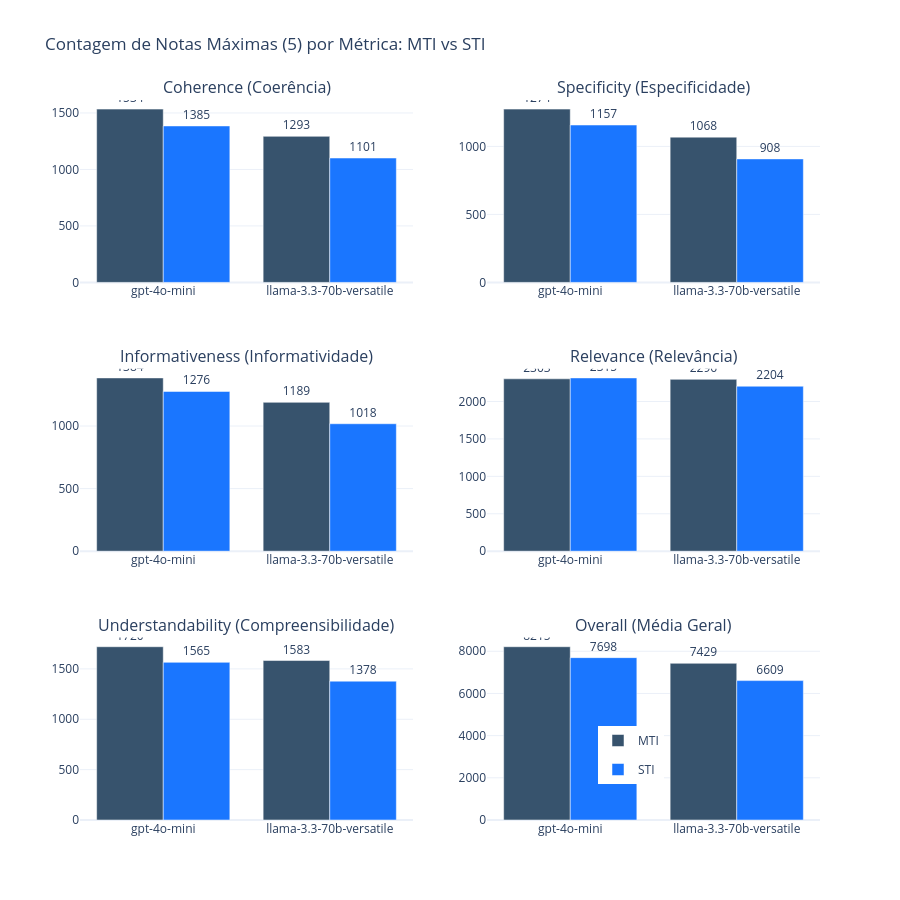

This figure's notebook cell:
### Markdown cell above
## 6. Contagem de Notas Máximas (Score = 5)

### Code cell
# Gráfico de barras empilhadas - Contagem de notas 5 por métrica
fig = make_subplots(
    rows=3, cols=2,
    subplot_titles=[METRIC_LABELS[m] for m in METRICS] + ["Overall (Média Geral)"],
    vertical_spacing=0.12,
    horizontal_spacing=0.1
)

row_col_map = [(1,1), (1,2), (2,1), (2,2), (3,1), (3,2)]
metrics_to_plot = METRICS + ["Overall (Média Geral)"]

for idx, metric in enumerate(metrics_to_plot):
    row, col = row_col_map[idx]
    
    df_metric = df[df["metric"] == metric]
    
    # MTI primeiro
    df_mti = df_metric[df_metric["approach"] == "MTI"]
    fig.add_trace(
        go.Bar(
            name="MTI" if idx == 0 else None,
            x=df_mti["model"],
            y=df_mti["count_max_score"],
            marker_color='rgb(55, 83, 109)',
            showlegend=(idx == 0),
            legendgroup="MTI",
            text=df_mti["count_max_score"],
            textposition='outside'
        ),
        row=row, col=col
    )
    
    # STI depois
    df_sti = df_metric[df_metric["approach"] == "STI"]
    fig.add_trace(
        go.Bar(
            name="STI" if idx == 0 else None,
            x=df_sti["model"],
            y=df_sti["count_max_score"],
            marker_color='rgb(26, 118, 255)',
            showlegend=(idx == 0),
            legendgroup="STI",
            text=df_sti["count_max_score"],
            textposition='outside'
        ),
        row=row, col=col
    )

fig.update_layout(
    title_text="Contagem de Notas Máximas (5) por Métrica: MTI vs STI",
    height=900,
    barmode='group',
    template="plotly_white",
    legend=dict(x=0.7, y=0.05)
)

fig.show()

### Figure 1 — Plotly figure (JSON) as saved in the notebook; plotly's stock layout.template omitted (floating-point values rounded to 4 significant figures)
{"data": [{"legendgroup": "MTI", "marker": {"color": "rgb(55, 83, 109)"}, "name": "MTI", "showlegend": true, "text": [1534.0, 1293.0], "textposition": "outside", "type": "bar", "x": ["gpt-4o-mini", "llama-3.3-70b-versatile"], "xaxis": "x", "y": [1534, 1293], "yaxis": "y"}, {"legendgroup": "STI", "marker": {"color": "rgb(26, 118, 255)"}, "name": "STI", "showlegend": true, "text": [1385.0, 1101.0], "textposition": "outside", "type": "bar", "x": ["gpt-4o-mini", "llama-3.3-70b-versatile"], "xaxis": "x", "y": [1385, 1101], "yaxis": "y"}, {"legendgroup": "MTI", "marker": {"color": "rgb(55, 83, 109)"}, "showlegend": false, "text": [1274.0, 1068.0], "textposition": "outside", "type": "bar", "x": ["gpt-4o-mini", "llama-3.3-70b-versatile"], "xaxis": "x2", "y": [1274, 1068], "yaxis": "y2"}, {"legendgroup": "STI", "marker": {"color": "rgb(26, 118, 255)"}, "showlegend": false, "text": [1157.0, 908.0], "textposition": "outside", "type": "bar", "x": ["gpt-4o-mini", "llama-3.3-70b-versatile"], "xaxis": "x2", "y": [1157, 908], "yaxis": "y2"}, {"legendgroup": "MTI", "marker": {"color": "rgb(55, 83, 109)"}, "showlegend": false, "text": [1384.0, 1189.0], "textposition": "outside", "type": "bar", "x": ["gpt-4o-mini", "llama-3.3-70b-versatile"], "xaxis": "x3", "y": [1384, 1189], "yaxis": "y3"}, {"legendgroup": "STI", "marker": {"color": "rgb(26, 118, 255)"}, "showlegend": false, "text": [1276.0, 1018.0], "textposition": "outside", "type": "bar", "x": ["gpt-4o-mini", "llama-3.3-70b-versatile"], "xaxis": "x3", "y": [1276, 1018], "yaxis": "y3"}, {"legendgroup": "MTI", "marker": {"color": "rgb(55, 83, 109)"}, "showlegend": false, "text": [2303.0, 2296.0], "textposition": "outside", "type": "bar", "x": ["gpt-4o-mini", "llama-3.3-70b-versatile"], "xaxis": "x4", "y": [2303, 2296], "yaxis": "y4"}, {"legendgroup": "STI", "marker": {"color": "rgb(26, 118, 255)"}, "showlegend": false, "text": [2315.0, 2204.0], "textposition": "outside", "type": "bar", "x": ["gpt-4o-mini", "llama-3.3-70b-versatile"], "xaxis": "x4", "y": [2315, 2204], "yaxis": "y4"}, {"legendgroup": "MTI", "marker": {"color": "rgb(55, 83, 109)"}, "showlegend": false, "text": [1720.0, 1583.0], "textposition": "outside", "type": "bar", "x": ["gpt-4o-mini", "llama-3.3-70b-versatile"], "xaxis": "x5", "y": [1720, 1583], "yaxis": "y5"}, {"legendgroup": "STI", "marker": {"color": "rgb(26, 118, 255)"}, "showlegend": false, "text": [1565.0, 1378.0], "textposition": "outside", "type": "bar", "x": ["gpt-4o-mini", "llama-3.3-70b-versatile"], "xaxis": "x5", "y": [1565, 1378], "yaxis": "y5"}, {"legendgroup": "MTI", "marker": {"color": "rgb(55, 83, 109)"}, "showlegend": false, "text": [8215.0, 7429.0], "textposition": "outside", "type": "bar", "x": ["gpt-4o-mini", "llama-3.3-70b-versatile"], "xaxis": "x6", "y": [8215, 7429], "yaxis": "y6"}, {"legendgroup": "STI", "marker": {"color": "rgb(26, 118, 255)"}, "showlegend": false, "text": [7698.0, 6609.0], "textposition": "outside", "type": "bar", "x": ["gpt-4o-mini", "llama-3.3-70b-versatile"], "xaxis": "x6", "y": [7698, 6609], "yaxis": "y6"}], "layout": {"annotations": [{"font": {"size": 16}, "showarrow": false, "text": "Coherence\n(Coerência)", "x": 0.225, "xanchor": "center", "xref": "paper", "y": 1, "yanchor": "bottom", "yref": "paper"}, {"font": {"size": 16}, "showarrow": false, "text": "Specificity\n(Especificidade)", "x": 0.775, "xanchor": "center", "xref": "paper", "y": 1, "yanchor": "bottom", "yref": "paper"}, {"font": {"size": 16}, "showarrow": false, "text": "Informativeness\n(Informatividade)", "x": 0.225, "xanchor": "center", "xref": "paper", "y": 0.6267, "yanchor": "bottom", "yref": "paper"}, {"font": {"size": 16}, "showarrow": false, "text": "Relevance\n(Relevância)", "x": 0.775, "xanchor": "center", "xref": "paper", "y": 0.6267, "yanchor": "bottom", "yref": "paper"}, {"font": {"size": 16}, "showarrow": false, "text": "Understandability\n(Compreensibilidade)", "x": 0.225, "xanchor": "center", "xref": "paper", "y": 0.2533, "yanchor": "bottom", "yref": "paper"}, {"font": {"size": 16}, "showarrow": false, "text": "Overall (Média Geral)", "x": 0.775, "xanchor": "center", "xref": "paper", "y": 0.2533, "yanchor": "bottom", "yref": "paper"}], "barmode": "group", "height": 900, "legend": {"x": 0.7, "y": 0.05}, "title": {"text": "Contagem de Notas Máximas (5) por Métrica: MTI vs STI"}, "xaxis": {"anchor": "y", "domain": [0, 0.45]}, "xaxis2": {"anchor": "y2", "domain": [0.55, 1]}, "xaxis3": {"anchor": "y3", "domain": [0, 0.45]}, "xaxis4": {"anchor": "y4", "domain": [0.55, 1]}, "xaxis5": {"anchor": "y5", "domain": [0, 0.45]}, "xaxis6": {"anchor": "y6", "domain": [0.55, 1]}, "yaxis": {"anchor": "x", "domain": [0.7467, 1]}, "yaxis2": {"anchor": "x2", "domain": [0.7467, 1]}, "yaxis3": {"anchor": "x3", "domain": [0.3733, 0.6267]}, "yaxis4": {"anchor": "x4", "domain": [0.3733, 0.6267]}, "yaxis5": {"anchor": "x5", "domain": [0, 0.2533]}, "yaxis6": {"anchor": "x6", "domain": [0, 0.2533]}}}
